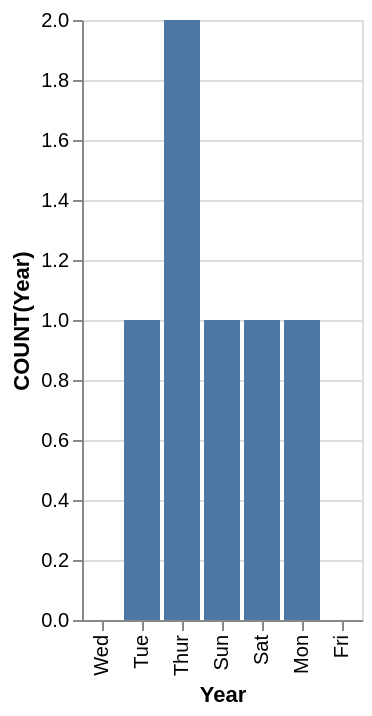

Describe this chart as a Vega-Lite specification.
### Vega-Lite specification from a JSON file in a GitHub repository (floating-point values rounded to 4 significant figures)
{"data": {"values": [{"x_data": "Mon", "y_data": 1}, {"x_data": "Tue", "y_data": 1}, {"x_data": "Wed", "y_data": 0}, {"x_data": "Thur", "y_data": 2}, {"x_data": "Fri", "y_data": 0}, {"x_data": "Sat", "y_data": 1}, {"x_data": "Sun", "y_data": 1}]}, "mark": "bar", "encoding": {"x": {"field": "x_data", "type": "nominal", "title": "Year", "sort": "descending"}, "y": {"field": "y_data", "type": "quantitative", "title": "COUNT(Year)"}}}
